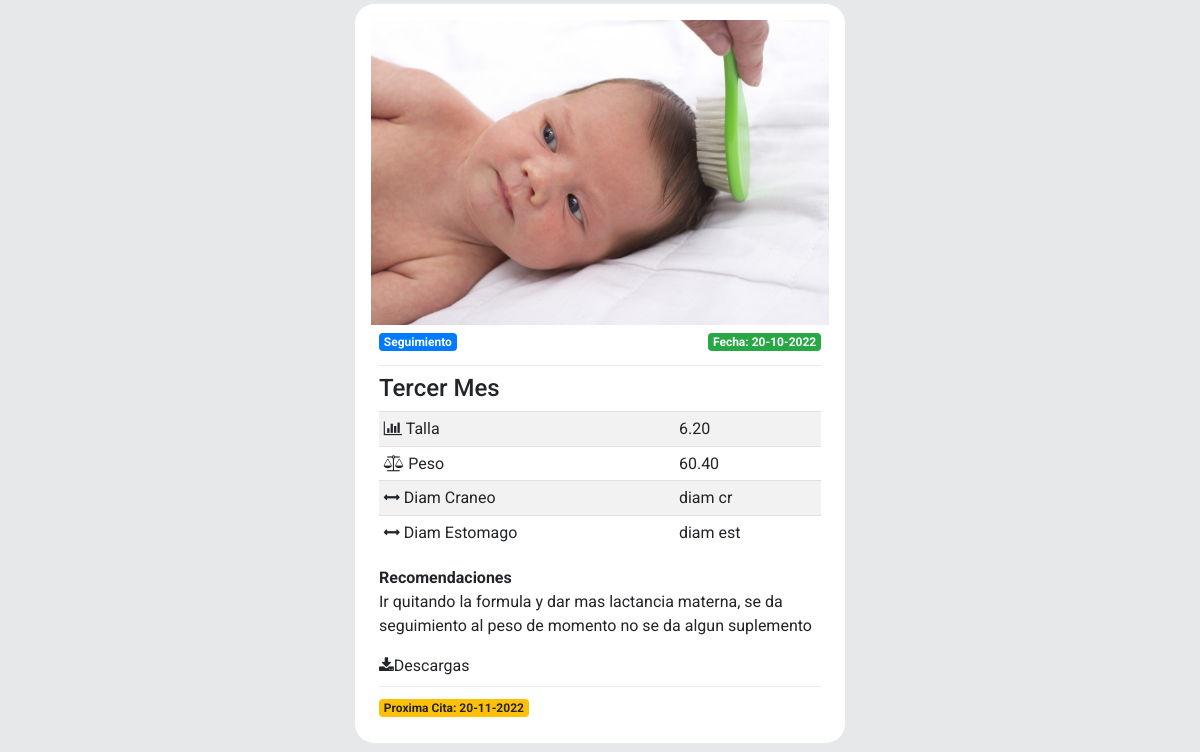
/consulta/6/ (lower part), run on an earlier commit of the app's database.
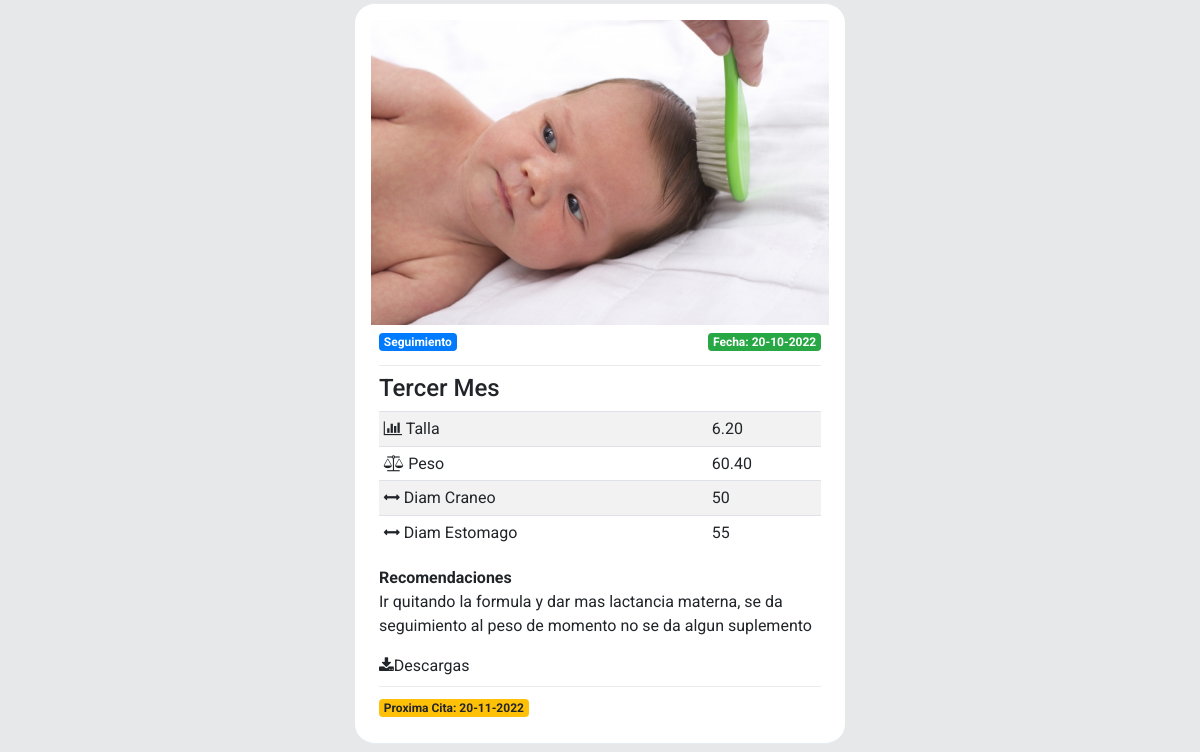
And on a later commit of the database.
### twitter/models.py (models this page shows, shortened)
class Consultas(models.Model):
    user = models.ForeignKey(User, on_delete=models.CASCADE, null=False, blank=False, default=1)
    tipo = models.CharField(max_length=30, default='consulta')
    fecha = models.DateField(auto_now=True)
    talla = models.CharField(max_length=20, default='talla', blank=True)
    peso = models.CharField(max_length=20, default='peso', blank=True)
    diam1 = models.CharField(max_length=20, default='diam cr', blank=True)
    diam2 = models.CharField(max_length=20, default='diam est', blank=True)
    nombre = models.ForeignKey(Hijos, on_delete=models.CASCADE, null=True, blank=True)
    recomendacion = models.CharField(max_length=200, default='Recomendacion')
    dato1 = models.CharField(max_length=100, default='dato1')
    dato2 = models.CharField(max_length=100, default='dato2')
    dato3 = models.CharField(max_length=100, default='dato3')
    dato4 = models.CharField(max_length=100, default='dato4')
    pic = models.ImageField(default='default.png')

### twitter/views.py (the view)
# urls.py: path('consulta/<int:id>/', views.consulta, name='consulta'),
def consulta(request, id):
    consultas = Consultas.objects.filter(nombre_id = id)
    context={'consultas':consultas}
    return render(request, 'twitter/consulta.html', context)

### twitter/templates/twitter/consulta.html (shortened to what this page needs)
{% extends 'twitter/layout.html' %}
{% load humanize %}
{% block content %}
<div id="main" class="container-fluid ">
    <br>
    <div class="content">
        <div class="tab-content" id="nav-tabContent">
            <div class="tab-pane fade show active" id="nav-home" role="tabpanel" aria-labelledby="nav-home-tab">
                {% for consulta in consultas %}
                    {% if consulta.tipo == 'Seguimiento' %}
                <div id="tweetCards">
                    <div class="tweet-wrap mt-0 mb-2 p-3" style="border-radius:20px">
                        <div class="card">
                            <img src="{{consulta.pic.url}}" class="card-img-top" alt="...">
                            <div class="card-body p-2">
                                <span class="badge badge-primary float-left ">{{ consulta.tipo }} </span><span
                                    class="badge badge-success float-right">Fecha: {{ consulta.dato1 }} </span>
                                <br>
                                <div class="dropdown-divider"></div>
                                <div>
                                       <h4>{{consulta.dato3}}</h4>
                                    <table class="table table-striped table-sm">
                                        <tbody>
                                            <tr>
                                                <td><i class="fa fa-bar-chart" aria-hidden="true"></i>   Talla</td>
                                                <td>{{consulta.talla}}</td>
                                            </tr>
                                            <tr>
                                                <td><i class="fa fa-balance-scale" aria-hidden="true"></i>   Peso</td>
                                                <td>{{consulta.peso}}</td>
                                            </tr>
                                            <tr>
                                                <td><i class="fa fa-arrows-h" aria-hidden="true"></i> Diam Craneo</td>
                                                <td>{{consulta.diam1}}</td>
                                            </tr>
                                            <tr>
                                                <td><i class="fa fa-arrows-h" aria-hidden="true"></i> Diam Estomago</td>
                                                <td>{{consulta.diam2}}</td>
                                            </tr>
                                        </tbody>
                                    </table>
                                </div>
                                <p class="font-weight-bold p-0 m-0">Recomendaciones</p>
                                <p class="card-text pt-0">{{consulta.recomendacion}}</p>
                                <a><i class="fa fa-download" aria-hidden="true"></i>Descargas</a>
                                <div class="dropdown-divider"></div>
                                <span class="badge badge-warning">Proxima Cita: {{consulta.dato2}}</span>
                            </div>
                        </div>
                    </div>
                </div>
                {% endif %}
                {% endfor %}
            </div>
        </div>
    </div>
</div>
{% endblock content %}

### twitter/templates/twitter/layout.html (shortened to what this page needs)
{% load static %}
<!DOCTYPE html>
<html lang="en">
<head>
    <link rel="stylesheet" href="https://stackpath.bootstrapcdn.com/bootstrap/4.4.1/css/bootstrap.min.css"
>
    <link href="https://stackpath.bootstrapcdn.com/font-awesome/4.7.0/css/font-awesome.min.css" rel="stylesheet">
    <link rel="stylesheet" type="text/css" href="{% static 'css/style.css' %}">
    {% load pwa %}
</head>
<body class="m-0 p-0">
    {% block content %}{% endblock content %}
</body>
</html>

### twitter/static/css/style.css (style rules this page uses)
body { background: #E6E8E9; ; font-family: 'Asap', sans-serif; font-family: 'Roboto', sans-serif; }
img { max-width: 100%; }
.card { border: none; }
#main { justify-content: center; }
.tweet-wrap { max-width: 490px; background: #fff; margin: 0 auto; margin-top: 50px; border-radius: 3px; padding: 30px; border-bottom: 1px solid #e6ecf0; border-top: 1px solid #e6ecf0; }

What changed in the data, as far as the page shows it:
changed Consultas "Tercer Mes": diam1 "diam cr" → "50"; diam2 "diam est" → "55"
